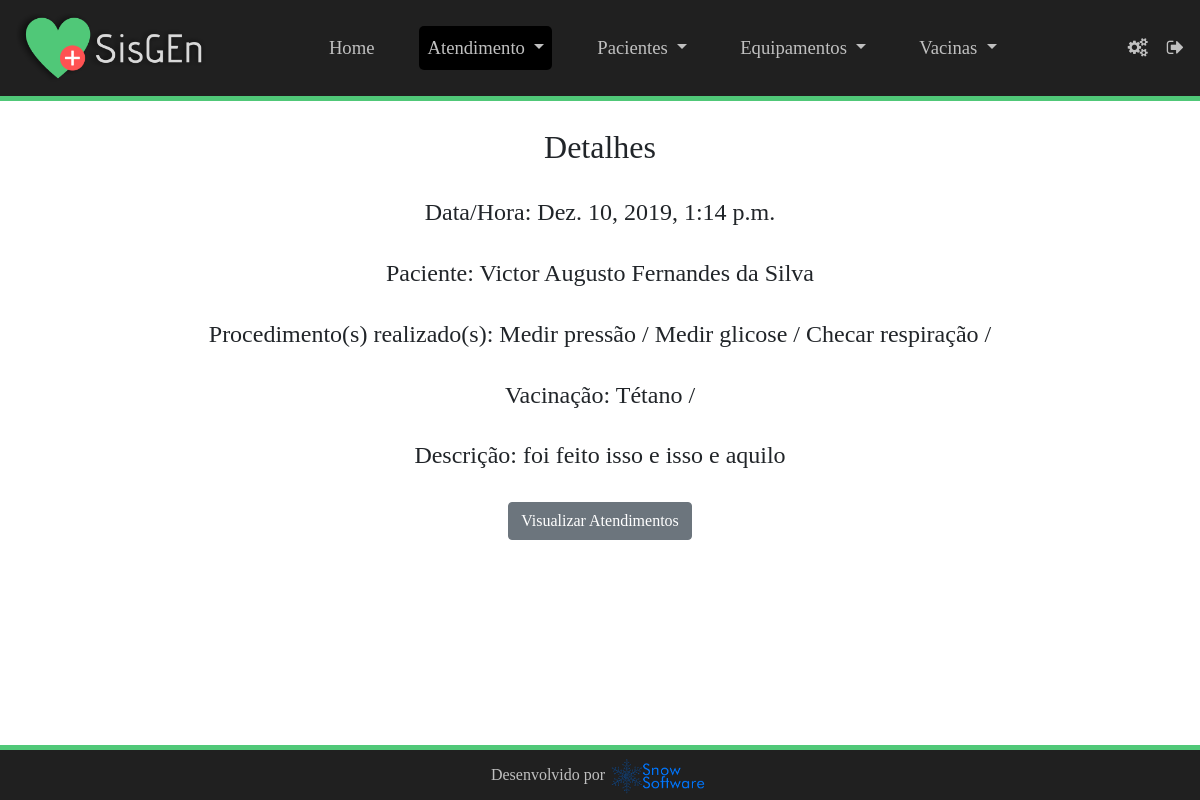
The page /visualizar-atendimento/6 (signed in) on the database its author committed.
### sisgen/models.py (models this page shows, shortened)
class Atendimento(models.Model):
    paciente = models.ForeignKey("Paciente", on_delete=models.CASCADE, related_name="atendimentos", verbose_name='Paciente:')
    dataHora = models.DateTimeField(default=datetime.now , verbose_name='Data/Hora:')
    procedimento = models.ManyToManyField(Procedimento, verbose_name='Procedimento(s) realizado(s):', blank=True)
    vacinacao = models.ManyToManyField(Vacina, verbose_name='Vacinação do Paciente:', blank=True)
    descricaoAtendimento = models.TextField(verbose_name='Descrição:')

class Paciente(models.Model):
    SEXO_CHOICES = [
        ["F", "Feminino"],
        ["M", "Masculino"],
        ["N", "Nenhuma das opções"]
    ]
    nomePaciente = models.CharField(max_length=50, verbose_name='Nome Completo:')
    matriculaPaciente = models.CharField(max_length=20, verbose_name='Matrícula:')
    turmaPaciente = models.CharField(max_length=20, verbose_name='Turma:', blank=True)
    idadePaciente = models.IntegerField(verbose_name='Idade:')
    sexoPaciente = models.CharField(max_length=1, choices=SEXO_CHOICES, default="F", verbose_name='Sexo:')
    telefonePaciente = models.CharField(max_length=20, verbose_name='Telefone do Paciente:')
    telefoneResponsavelPaciente = models.CharField(max_length=20, verbose_name='Telefone do Responsável:', blank=True)
    def __str__(self):
        return self.nomePaciente

class Procedimento(models.Model):
    nomeProcedimento = models.CharField(max_length=20, verbose_name='Nome do Procedimento:')
    def __str__(self):
        return self.nomeProcedimento

class Vacina(models.Model):
    tipoVacina = models.CharField(max_length=20, verbose_name='Vacina:')
    descricaoVacina = models.TextField(verbose_name='Descrição:')
    criacaoVacina = models.DateField(default=datetime.now, verbose_name='Data de Registro:')
    def __str__(self):
        return self.tipoVacina

### sisgen/views.py (the view)
# urls.py: path('visualizar-atendimento/<int:pk>', views.AtendimentoView.as_view(), name='atendimento_view'),
class AtendimentoView(DetailView):
    model = Atendimento

### sisgen/templates/sisgen/atendimento_detail.html (shortened to what this page needs)
<!DOCTYPE html>
<html lang="pt-br">
{% load static %}
{% load crispy_forms_tags %}
  <head>
    <link rel="stylesheet" href="https://stackpath.bootstrapcdn.com/font-awesome/4.7.0/css/font-awesome.min.css">
    <link rel="stylesheet" href="https://stackpath.bootstrapcdn.com/bootstrap/4.3.1/css/bootstrap.min.css">
    <link rel="stylesheet" type="text/css" href="{% static 'sisgen/css/estilo.css' %}">
    <link rel="stylesheet" type="text/css" href="{% static 'sisgen/css/estilo_registros1.css' %}">
  </head>
  <body>
    {% if user.is_authenticated %}
      <nav class="navbar navbar-expand-lg sticky-top" id="divmenu">
        <a class="navbar-brand" href="#" id="logo"><img src="{% static 'sisgen/img/logosisgen.png' %}"/></a>
        <div class="collapse navbar-collapse" id="collapsibleNavbar">
          <ul class="navbar-nav" id="menu" style="margin: auto!important">
            <li class="nav-item px-3">
              <a class="nav-link" href="{% url "index"%}">Home</a>
            </li>
            <li class="nav-item dropdown px-3">
              <a class="nav-link dropdown-toggle active" href="atendimento1.html" id="navbarDropdown" role="button" data-toggle="dropdown" aria-haspopup="true" aria-expanded="false">
                Atendimento
              </a>
            </li>
            <li class="nav-item dropdown px-3">
              <a class="nav-link dropdown-toggle" href="paciente1.html" id="navbarDropdown" role="button" data-toggle="dropdown" aria-haspopup="true" aria-expanded="false">
                Pacientes
              </a>
            </li>
            <li class="nav-item dropdown px-3">
              <a class="nav-link dropdown-toggle" href="equipamento1.html" id="navbarDropdown" role="button" data-toggle="dropdown" aria-haspopup="true" aria-expanded="false">
                Equipamentos
              </a>
            </li>
            <li class="nav-item dropdown px-3">
              <a class="nav-link dropdown-toggle" href="vacina1.html" id="navbarDropdown" role="button" data-toggle="dropdown" aria-haspopup="true" aria-expanded="false">
                Vacinas
              </a>
            </li>
          </ul>
          <a href="{% url 'alterar-senha'%}" id="login" data-toggle="tooltip" data-placement="bottom" title="Alterar Senha"><span class="fa fa-cogs mx-1"></span></a>
          <a href="{% url 'logout'%}" id="login" data-toggle="tooltip" data-placement="bottom" title="Logout"><span class="fa fa-sign-out mx-1w"></span></a>
        </div>
      </nav>
      <div style="width: 100%; height: 5px; background-color: #50c878; position: fixed; z-index: 1;"></div>
      <div class="container text-center mt-2 mb-5"><br/>
        <h2>Detalhes</h2><br/>
          <h4>Data/Hora: {{object.dataHora}}</h4><br/>
          <h4>Paciente: {{object.paciente}}</h4><br/>
          <h4>Procedimento(s) realizado(s): {% for procedimento in object.procedimento.all %} {{procedimento}} / {% endfor %}</h4><br/>
          <h4>Vacinação: {% for vacina in object.vacinacao.all %} {{vacina}} / {% endfor %}</h4><br/>
          <h4 style="word-wrap:break-word">Descrição: {{object.descricaoAtendimento}}</h4><br/>
          <a  href="{% url "atendimento_list"%}" class="btn btn-secondary mx-4" name="btnVisualizar" id="btnVisualizar">Visualizar Atendimentos</a>
      </div><br/>
      <div style="width: 100%; height: 5px; background-color: #50c878; position: fixed; bottom: 50px;"></div>
      <footer class="footer fixed-bottom p-2">
        <div class="container-fluid text-center">
          <p>Desenvolvido por </p> <img src="{% static 'sisgen/img/logo.png' %}"/>
        </div>
      </footer>
    {% else %}
      <script type="text/javascript">
        window.location.href='{% url "login"%}';
      </script>
    {% endif %}
  </body>
  </body>
</html>

### sisgen/static/sisgen/css/estilo.css (style rules this page uses)
body { font-family: 'Gotham'; }
body nav#divmenu { background-color: #202020; }
body nav#divmenu div a#login { font-size: 14pt; color: #c0c0c0; position: relative; margin-left: 15px; text-decoration: none; }
body nav#divmenu a#logo img { width: 190px; }
body nav#divmenu div ul li { margin-right: 5px; font-size: 14pt; }
body nav#divmenu div ul#menu li a { color: #c0c0c0; border-radius: 5px; }
body nav#divmenu div ul#menu li a.active { background-color: black; }
footer { color: #c0c0c0; background-color: #202020; position: relative; height: 50px; width: 100%; }
footer div { font-size: 12pt; }
footer div p { display: inline-block; }
footer div img { width: 100px; }

### rows shown on the page
Atendimento: dataHora "Dez. 10, 2019, 1:14 p.m.", paciente "Victor Augusto Fernandes da Silva", descricaoAtendimento "foi feito isso e isso e aquilo"
Procedimento: nomeProcedimento "Medir pressão"
Procedimento: nomeProcedimento "Medir glicose"
Procedimento: nomeProcedimento "Checar respiração"
Vacina: tipoVacina "Tétano"
